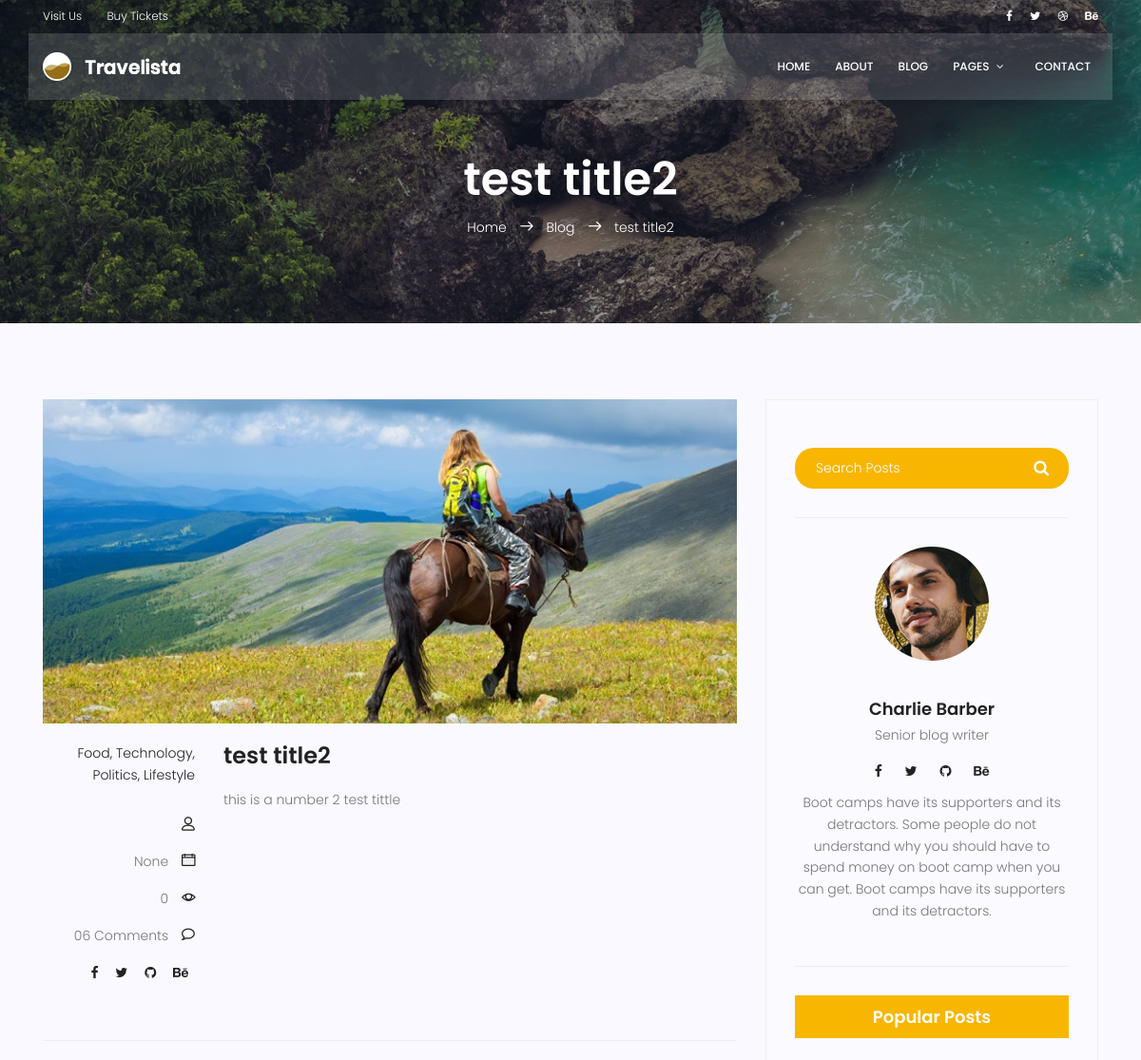
Page /blog/3/ (upper part) on the earlier database version.
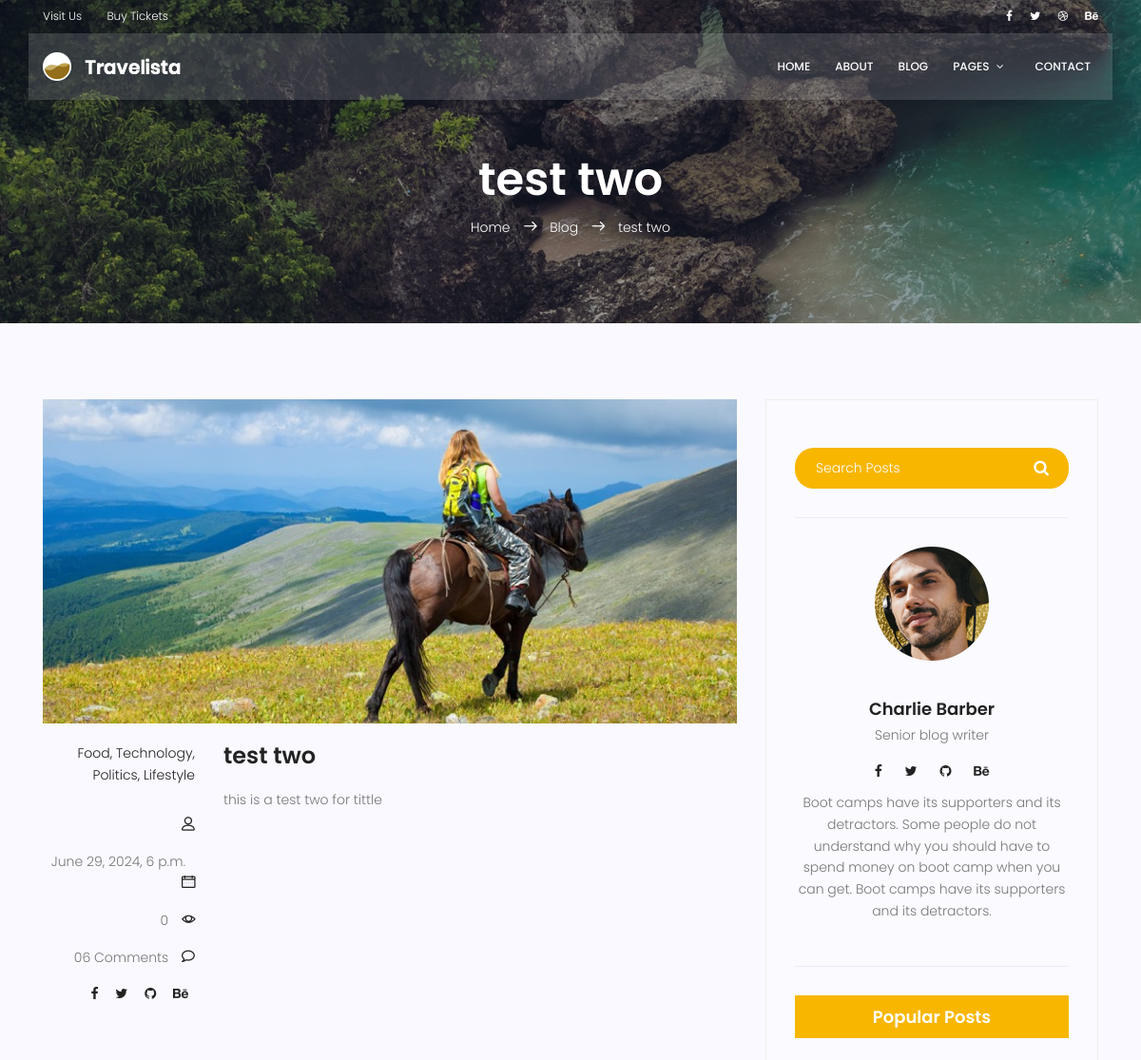
Same page on the later database version.
### blog/models.py (models this page shows, shortened)
class Post(models.Model):
    author = models.ForeignKey(User, related_name = "author" , on_delete=models.SET_NULL, null=True)
    title = models.CharField(max_length=100)
    content = models.TextField()
    counted_views = models.IntegerField(default=0)
    status = models.BooleanField( default= False)
    published_date = models.DateTimeField(null= True)
    created_date = models.DateTimeField(auto_now_add=True )
    updated_date = models.DateTimeField(auto_now=True)
    class Meta:
        ordering = ['created_date']
        verbose_name = 'پست'
        verbose_name_plural = ' پست ها'

### blog/views.py (the view)
# urls.py: path('/<int:pid>/', blog_single, name='single'),
def blog_single(request, pid):
    posts = Post.objects.filter(status=1)
    post = get_object_or_404(posts,pk=pid)
    context = {'post': post}
    return render(request, 'blog/blog-single.html', context)

### templates/blog/blog-single.html (shortened to what the changed rows need)
{% extends "base.html" %}
{% load static %}
{% block content %}
<section class="relative about-banner">
  <div class="container">
    <div class="row d-flex align-items-center justify-content-center">
      <div class="about-content col-lg-12">
        <h1 class="text-white">{{post.title}}</h1>
        <p class="text-white link-nav">
          <a href="{% url 'website:index' %}">Home </a>
          <span class="lnr lnr-arrow-right"></span>
          <a href="{% url 'blog:index' %}">Blog </a>
          <span class="lnr lnr-arrow-right"></span>
          <a href="{% url 'blog:single' pid=post.id %}">{{post.title}}</a>
        </p>
      </div>
    </div>
  </div>
</section>
<section class="post-content-area single-post-area">
  <div class="container">
    <div class="row">
      <div class="col-lg-8 posts-list">
        <div class="single-post row">
          <div class="col-lg-3 col-md-3 meta-details">
            <div class="user-details row">
              <p class="date col-lg-12 col-md-12 col-6">
                <a href="#">{{post.published_date}}</a>
                <span class="lnr lnr-calendar-full"></span>
              </p>
              <p class="view col-lg-12 col-md-12 col-6">
                <a href="#">{{post.counted_views}}</a> <span class="lnr lnr-eye"></span>
              </p>
            </div>
          </div>
          <div class="col-lg-9 col-md-9">
            <h3 class="mt-20 mb-20">{{post.title}}</h3>
            <p class="excert">
            {{post.content}}
            </p>
          </div>
        </div>
      </div>
    </div>
  </div>
</section>
{% endblock %}

Differences in the rows shown:
changed Post: title "test title2" → "test two"; published_date "None" → "June 29, 2024, 6 p.m."; content "this is a number 2 test tittle" → "this is a test two for tittle"
